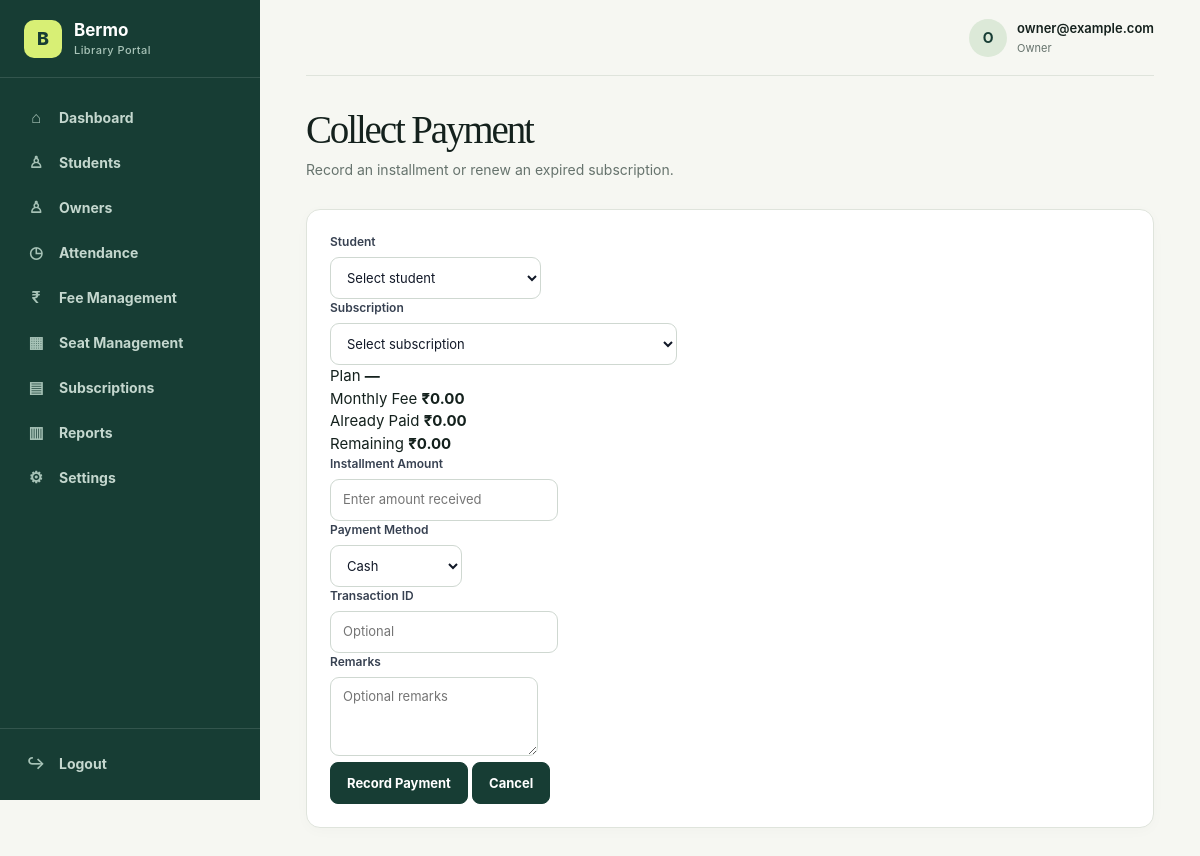
Page /management/fees/collect/ (signed in) on the committed database.
### accounts/models.py (models this page shows, shortened)
class User(AbstractUser):
    ROLE_CHOICES = [
        ("ADMIN", "Admin"),
        ("OWNER", "Owner"),
        ("STUDENT", "Student"),
    ]
    role = models.CharField(
        max_length=20,
        choices=ROLE_CHOICES,
        default="STUDENT"
    )

### management/views.py (the view, shortened to what this page needs)
@login_required
def collect_payment(request):
    active_subscriptions = (
        Subscription.objects
        .filter(
            status="ACTIVE",
            end_date__gte=timezone.localdate(),
        )
        .select_related(
            "student",
            "plan",
            "time_slot",
        )
        .order_by(
            "student__full_name"
        )
    )
    subscription_data = []
    for subscription in active_subscriptions:
        total_paid = (
            Payment.objects
            .filter(
                subscription=subscription,
                status="PAID",
            )
            .aggregate(
                total=models.Sum("amount")
            )["total"]
            or Decimal("0")
        )
        remaining = (
            subscription.plan.fee
            - total_paid
        )
        subscription.total_paid = total_paid
        subscription.remaining_amount = max(remaining, Decimal("0"))
        subscription.is_renewal = False
        if subscription.remaining_amount > 0:
            subscription_data.append(subscription)
    active_student_ids = active_subscriptions.values("student_id")
    renewable_subscriptions = (
        Subscription.objects
        .filter(
            models.Q(status="EXPIRED")
            | models.Q(status="ACTIVE", end_date__lt=timezone.localdate()),
            student__status="APPROVED",
        )
        .exclude(student_id__in=active_student_ids)
        .select_related("student", "plan", "time_slot")
        .order_by("student_id", "-end_date")
    )
    renewable_student_ids = set()
    return render(
        request,
        "management/collect_payment.html",
        {
            "active_subscriptions": subscription_data,
        },
    )

### management/views.py (called while the page is built)
def owner_required(view_func):
    @login_required
    @wraps(view_func)
    def wrapped_view(request, *args, **kwargs):
        if request.user.role != "OWNER":
            raise PermissionDenied("Only library owners can access management pages.")
        return view_func(request, *args, **kwargs)
    return wrapped_view

### templates/management/collect_payment.html (shortened to what this page needs)
{% extends "management/base.html" %}
{% block content %}
<div class="dashboard-header">
    <div>
        <h1>Collect Payment</h1>
        <p>
            Record an installment or renew an expired subscription.
        </p>
    </div>
</div>
<div class="card">
    <form
        method="POST"
        id="payment-form"
    >
        <div class="form-group">
            <label for="student">
                Student
            </label>
            <select
                name="student"
                id="student"
                required
            >
                <option value="">
                    Select student
                </option>
            </select>
        </div>
        <div class="form-group">
            <label for="subscription">
                Subscription
            </label>
            <select
                name="subscription"
                id="subscription"
                required
            >
                <option value="">
                    Select subscription
                </option>
            </select>
        </div>
        <div class="payment-info">
            <div>
                <span>
                    Plan
                </span>
                <strong id="plan-display">
                </strong>
            </div>
            <div>
                <span>
                    Monthly Fee
                </span>
                <strong id="fee-display">
                    ₹0.00
                </strong>
            </div>
            <div>
                <span>
                    Already Paid
                </span>
                <strong id="paid-display">
                    ₹0.00
                </strong>
            </div>
            <div>
                <span>
                    Remaining
                </span>
                <strong id="remaining-display">
                    ₹0.00
                </strong>
            </div>
        </div>
        <div class="form-group">
            <label for="amount">
                Installment Amount
            </label>
            <input
                type="number"
                name="amount"
                id="amount"
                min="0.01"
                step="0.01"
                required
                placeholder="Enter amount received"
            >
        </div>
        <div class="form-group">
            <label for="payment_method">
                Payment Method
            </label>
            <select
                name="payment_method"
                id="payment_method"
                required
            >
                <option value="CASH">
                    Cash
                </option>
            </select>
        </div>
        <div class="form-group">
            <label for="transaction_id">
                Transaction ID
            </label>
            <input
                type="text"
                name="transaction_id"
                id="transaction_id"
                placeholder="Optional"
            >
        </div>
        <div class="form-group">
            <label for="remarks">
                Remarks
            </label>
            <textarea
                name="remarks"
                id="remarks"
                rows="3"
                placeholder="Optional remarks"
            ></textarea>
        </div>
        <div>
            <button
                type="submit"
                class="button"
            >
                Record Payment
            </button>
            <a
                href="{% url 'management:fee_management' %}"
                class="button"
            >
                Cancel
            </a>
        </div>
    </form>
</div>
{% endblock %}

### templates/management/base.html (shortened to what this page needs)
{% load static %}
<!DOCTYPE html>
<html lang="en">
<head>
    <link rel="stylesheet" href="/static/css/main.css">
</head>
<body>
<div class="app-layout">
    <aside class="sidebar" id="managementSidebar">
        <div class="logo">
            <div class="logo-mark">
                B
            </div>
            <div class="logo-text">
                <strong>Bermo</strong>
                <span>Library Portal</span>
            </div>
        </div>
        <nav class="sidebar-nav">
            <a
                href="{% url 'management:dashboard' %}"
                class="{% if request.resolver_match.url_name == 'dashboard' %}active{% endif %}"
            >
                <span class="nav-icon">⌂</span>
                <span>Dashboard</span>
            </a>
            <a
                href="{% url 'management:students' %}"
                class="{% if request.resolver_match.url_name == 'students' %}active{% endif %}"
            >
                <span class="nav-icon">♙</span>
                <span>Students</span>
            </a>
            <a
                href="{% url 'management:owners' %}"
                class="{% if request.resolver_match.url_name == 'owners' %}active{% endif %}"
            >
                <span class="nav-icon">♙</span>
                <span>Owners</span>
            </a>
            <a
                href="{% url 'management:attendance' %}"
                class="{% if request.resolver_match.url_name == 'attendance' %}active{% endif %}"
            >
                <span class="nav-icon">◷</span>
                <span>Attendance</span>
            </a>
            <a
                href="{% url 'management:fee_management' %}"
                class="{% if request.resolver_match.url_name == 'fee_management' %}active{% endif %}"
            >
                <span class="nav-icon">₹</span>
                <span>Fee Management</span>
            </a>
            <a
                href="{% url 'management:seat_management' %}"
                class="{% if request.resolver_match.url_name == 'seat_management' %}active{% endif %}"
            >
                <span class="nav-icon">▦</span>
                <span>Seat Management</span>
            </a>
            <a
                href="{% url 'management:subscriptions' %}"
                class="{% if request.resolver_match.url_name == 'subscriptions' %}active{% endif %}"
            >
                <span class="nav-icon">▤</span>
                <span>Subscriptions</span>
            </a>
            <a
                href="{% url 'management:reports' %}"
                class="{% if request.resolver_match.url_name == 'reports' %}active{% endif %}"
            >
                <span class="nav-icon">▥</span>
                <span>Reports</span>
            </a>
            <a
                href="{% url 'management:settings' %}"
                class="{% if request.resolver_match.url_name == 'settings' %}active{% endif %}"
            >
                <span class="nav-icon">⚙</span>
                <span>Settings</span>
            </a>
        </nav>
        <div class="logout">
            <a href="{% url 'logout' %}">
                <span class="nav-icon">↪</span>
                <span>Logout</span>
            </a>
        </div>
    </aside>
    <main class="main-content">
        <div class="topbar">
            <div class="topbar-user">
                <div class="topbar-avatar">
                    {{ request.user.username|first|upper }}
                </div>
                <div class="topbar-user-info">
                    <strong>
                        {{ request.user.username }}
                    </strong>
                    <span>
                        {% if request.user.role %}
                            {{ request.user.get_role_display }}
                        {% else %}
                            Administrator
                        {% endif %}
                    </span>
                </div>
            </div>
        </div>
        {% block content %}
        {% endblock %}
    </main>
</div>
</body>
</html>

### rows in the picture
User: user.username|first "O", user.username "owner@example.com", user.role "Owner"
